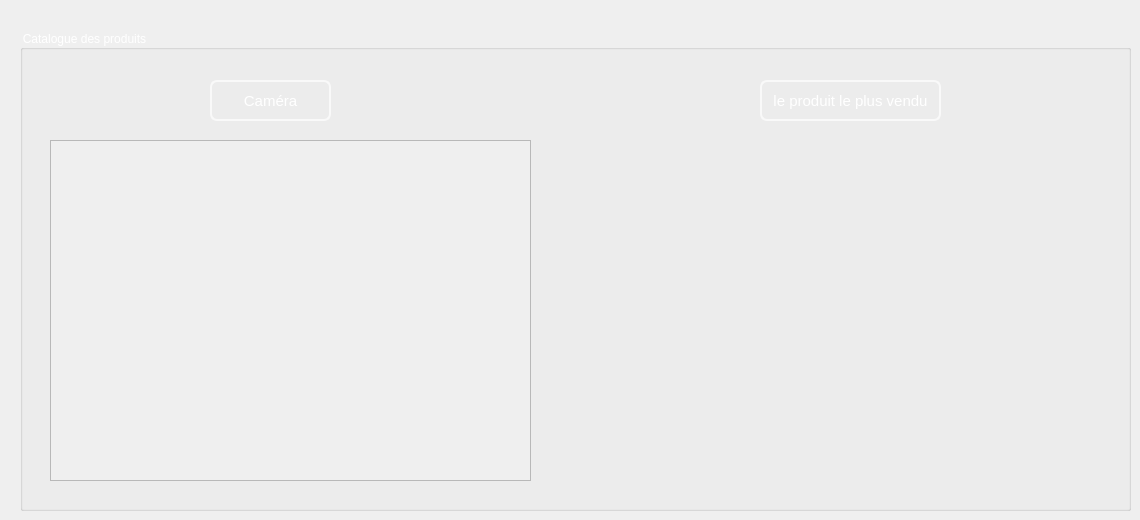
     <widget class="QWidget" name="tab_8">
      <attribute name="title">
       <string>Image</string>
      </attribute>
      <widget class="QGroupBox" name="groupBox_8">
       <property name="geometry">
        <rect>
         <x>20</x>
         <y>30</y>
         <width>1111</width>
         <height>481</height>
        </rect>
       </property>
       <property name="styleSheet">
        <string notr="true">
font: 75 16pt &quot;MS Shell Dlg 2&quot;;
color:white
</string>
       </property>
       <property name="title">
        <string>Catalogue des produits</string>
       </property>
       <widget class="QLabel" name="image">
        <property name="geometry">
         <rect>
          <x>570</x>
          <y>110</y>
          <width>511</width>
          <height>341</height>
         </rect>
        </property>
        <property name="text">
         <string/>
        </property>
        <property name="scaledContents">
         <bool>true</bool>
        </property>
       </widget>
       <widget class="QPushButton" name="pb_camera">
        <property name="geometry">
         <rect>
          <x>190</x>
          <y>50</y>
          <width>121</width>
          <height>41</height>
         </rect>
        </property>
        <property name="styleSheet">
         <string notr="true">QPushButton{

color: white;
background-color:Transparent;;
border-width: 2px;
border-color: #F9F9F9;
border-style: solid;
border-radius: 7;
padding: 3px;
font-size: 15px;


}
QPushButton:focus
{border:2px solid #FBAD25;
}</string>
        </property>
        <property name="text">
         <string>Caméra</string>
        </property>
       </widget>
       <widget class="QPushButton" name="upload">
        <property name="geometry">
         <rect>
          <x>740</x>
          <y>50</y>
          <width>181</width>
          <height>41</height>
         </rect>
        </property>
        <property name="styleSheet">
         <string notr="true">QPushButton{

color: white;
background-color:Transparent;;
border-width: 2px;
border-color: #F9F9F9;
border-style: solid;
border-radius: 7;
padding: 3px;
font-size: 15px;


}
QPushButton:focus
{border:2px solid #FBAD25;
}</string>
        </property>
        <property name="text">
         <string>le produit le plus vendu</string>
        </property>
       </widget>
       <widget class="QScrollArea" name="scrollArea">
        <property name="geometry">
         <rect>
          <x>30</x>
          <y>110</y>
          <width>481</width>
          <height>341</height>
         </rect>
        </property>
        <property name="widgetResizable">
         <bool>true</bool>
        </property>
        <widget class="QWidget" name="scrollAreaWidgetContents">
         <property name="geometry">
          <rect>
           <x>0</x>
           <y>0</y>
           <width>479</width>
           <height>339</height>
          </rect>
         </property>
        </widget>
       </widget>
      </widget>
     </widget>
